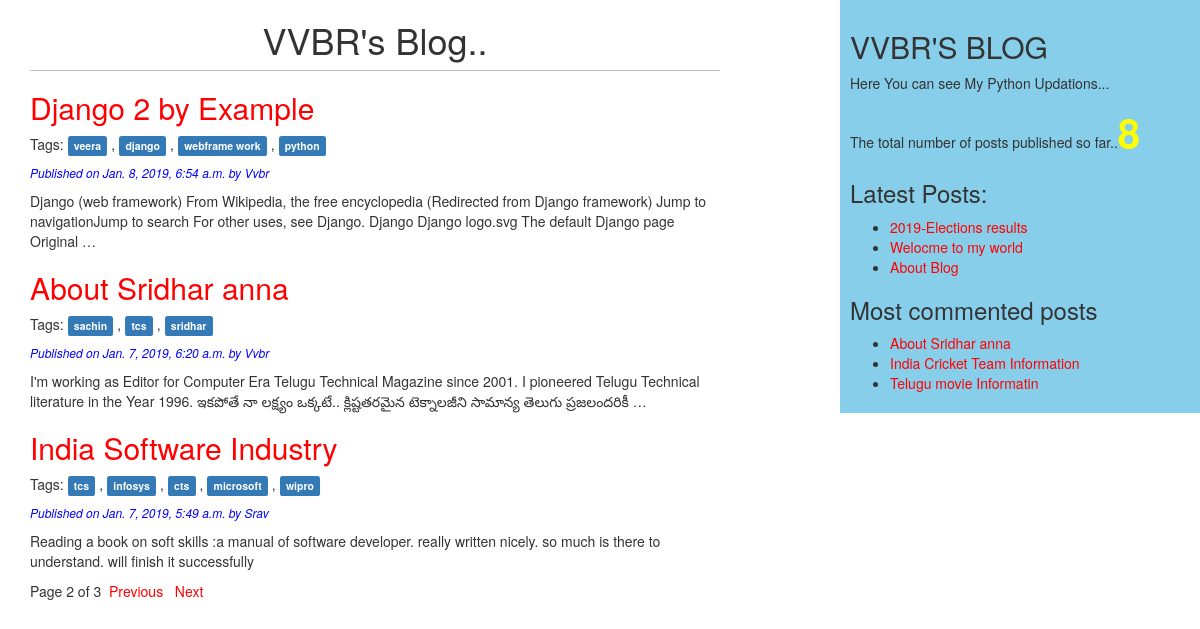
Screenshot of /blog/?page=2 with the database file from the repository.
### blog/models.py (models this page shows, shortened)
class Post(models.Model):
    STATUS_CHOICES=(('draft','Draft'),('published','Published'))
    title=models.CharField(max_length=256)
    slug=models.SlugField(max_length=264,unique_for_date='publish')
    author=models.ForeignKey(User,on_delete=models.CASCADE,related_name='blog_posts')
    body=models.TextField()
    publish=models.DateTimeField(default=timezone.now)
    created=models.DateTimeField(auto_now_add=True)
    updated=models.DateTimeField(auto_now=True)
    status=models.CharField(max_length=10,choices=STATUS_CHOICES,default='draft')
    objects=CustomManager()
    tags=TaggableManager()
    class Meta:
        ordering=('-publish',)
    def get_absolute_url(self):
        return reverse('blog:post_detail',
                        args=[self.publish.year,
                            self.publish.month,
                            self.publish.day,
                            self.slug])

### blog/views.py (the view)
# urls.py: path('', views.post_list_view, name='post_list'),
def post_list_view(request,tag_slug=None):
    post_list=Post.objects.all()
    tag=None
    if tag_slug:
        tag=get_object_or_404(Tag,slug=tag_slug)
        post_list=post_list.filter(tags__in=[tag])
    paginator = Paginator(post_list,3) # 3 posts in each page
    page_number = request.GET.get('page')
    try:
        post_list = paginator.page(page_number)
    except PageNotAnInteger:
        post_list = paginator.page(1)
    except EmptyPage:
        post_list = paginator.page(paginator.num_pages)
    return render(request,'blog/post_list.html',{'post_list':post_list,'tag':tag})

### blog/models.py (called while the page is built)
    def get_queryset(self):
        return super().get_queryset().filter(status='published')

### blog/templatetags/blog_tags.py (called while the page is built)
@register.simple_tag()
def total_posts():
    return Post.objects.count()

@register.inclusion_tag('blog/latest_posts.html')
def show_latest_posts(count=3):
    latest_posts=Post.objects.order_by('-publish')[:count]
    return {'latest_posts':latest_posts}

@register.simple_tag
def get_most_commented_posts(count=3):
    return Post.objects.annotate(total_comments=Count('comments')).order_by('-total_comments')[:count]

### templates/blog/post_list.html (shortened to what this page needs)
{%extends 'blog/base.html'%}
{%block content%}
  <h1 align='center'>VVBR's Blog..</h1>
  {%for post in post_list%}
    <a href="{{ post.get_absolute_url }}"><h2>{{post.title}}</h2></a>
    <p class="tags">
  Tags:
  {% for tag in post.tags.all %}
    <a href="{% url "blog:post_list_view_by_tag" tag.slug %}">
      <span class="label label-primary">{{ tag.name }}</span>
    </a>
    {% if not forloop.last %}, {% endif %}
  {% endfor %}
  </p>
    <p id='date'>Published on {{post.publish}} by {{post.author|title}}</p>
    {{post.body|truncatewords:30|linebreaks}}
  {%endfor%}
  {% include "blog/pagination.html" with page=post_list %}
{%endblock%}

### templates/blog/base.html (shortened to what this page needs)
<!DOCTYPE html>
{% load blog_tags %}
{%load staticfiles%}
<html lang="en" dir="ltr">
  <head>
    <link rel="stylesheet" href="https://maxcdn.bootstrapcdn.com/bootstrap/3.3.7/css/bootstrap.min.css">
    <link rel="stylesheet" href="{% static "css/blog.css"%}">
  </head>
  <body>
    <div class="content">
      {%block content%}{%endblock%}
    </div>
    <div class="sidebar">
      <h2>VVBR'S BLOG</h2>
      <p>Here You can see My Python Updations...</p>
      <p>The total number of posts published so far..<span id='pcount'>{% total_posts%}</span></p>
      <h3>Latest Posts:</h3>
      {% show_latest_posts 3%}
      <h3>Most commented posts</h3>
      {% get_most_commented_posts as most_commented_posts %}
      <ul>
      {% for post in most_commented_posts %}
        <li>
          <a href="{{ post.get_absolute_url }}">{{ post.title }}</a>
        </li>
      {% endfor %}
      </ul>
    </div>
  </body>
</html>

### templates/blog/latest_posts.html
<ul>
  {%for post in latest_posts%}
  <li>
  <a href="{{ post.get_absolute_url }}">{{post.title}}</a>
  </li>
  {%endfor%}
</ul>

### static/css/blog.css (style rules this page uses)
.content { float:left; width: 60%; padding:0 0 0 30px; }
.sidebar { float:right; width:30%; padding:10px; background: skyblue; height: 100%; }
h1 { text-align: center; border-bottom: 1px solid #bbb; padding: 0 0 10px 0; }
#date { color:blue; font-size:12px; font-style: italic; }
a { color:red; }
#pcount { font-size: 40px; color: yellow; font-weight: bold; }

### rows the page displays
Post: title "Django 2 by Example", publish "Jan. 8, 2019, 6:54 a.m.", author "Vvbr", body "Django (web framework) From Wikipedia, the free encyclopedia (Redirected from Django framework) Jump to navigationJump to search For other uses, see Django. Django Django logo.svg The default Django page Original …"
Tag: name "veera"
Tag: name "django"
Tag: name "webframe work"
Tag: name "python"
Post: title "About Sridhar anna", publish "Jan. 7, 2019, 6:20 a.m.", author "Vvbr", body "I'm working as Editor for Computer Era Telugu Technical Magazine since 2001. I pioneered Telugu Technical literature in the Year 1996. ఇకపోతే నా లక్ష్యం ఒక్కటే.. క్లిష్టతరమైన టెక్నాలజీని సామాన్య తెలుగు ప్రజలందరికీ …"
Tag: name "sachin"
Tag: name "tcs"
Tag: name "sridhar"
Post: title "India Software Industry", publish "Jan. 7, 2019, 5:49 a.m.", author "Srav", body "Reading a book on soft skills :a manual of software developer. really written nicely. so much is there to understand. will finish it successfully"
Tag: name "infosys"
Tag: name "cts"
Tag: name "microsoft"
Tag: name "wipro"
Post: title "2019-Elections results"
Post: title "Welocme to my world"
Post: title "About Blog"
Post: title "India Cricket Team Information"
Post: title "Telugu movie Informatin"

### other values shown
{{ page.number }} "2"
{{ page.paginator.num_pages }} "3"
